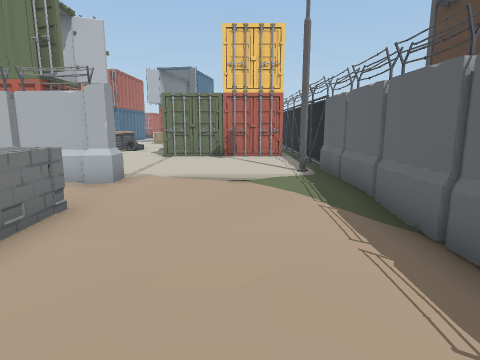
[1] (above)

24 first-person views from a walk through a 3-D level made in the Unity game engine. The camera is 1.4 m above the floor, tilts 10° down and sees 75° across. The floor is counted in squares, 1 m on a side. Each view is taken from the middle of a square. On the plan, view 1 faces up. The plan holds only what a view shows up to about 14 squares ahead; the rest is blank. The place goes on beyond the plan. The player character is not drawn.

[2]
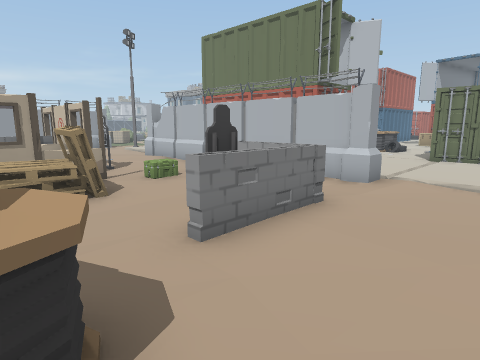

[3]
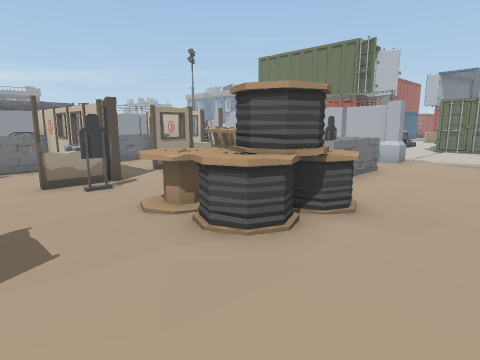

[4]
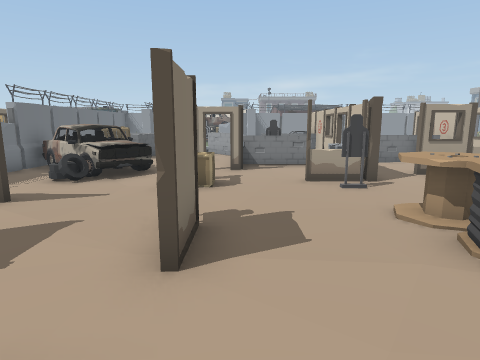

[5]
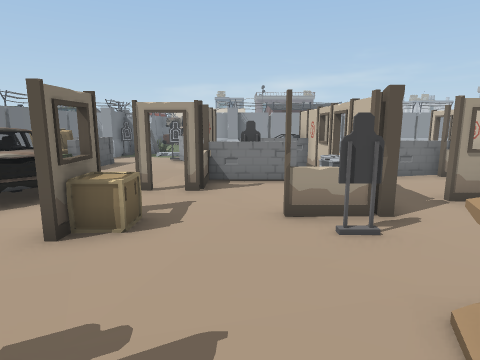

[6]
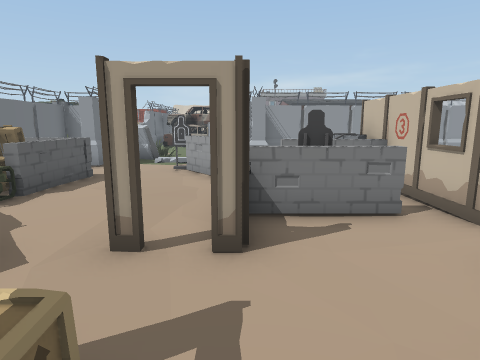

[7]
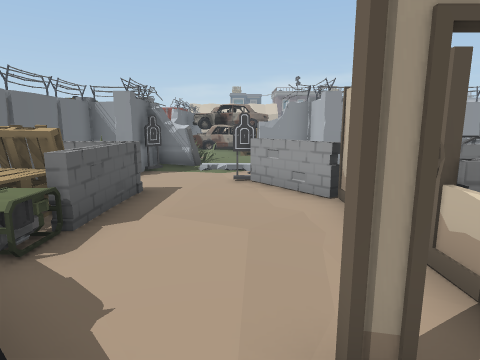

[8]
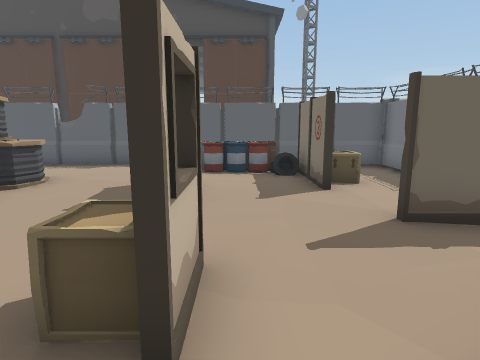

[9]
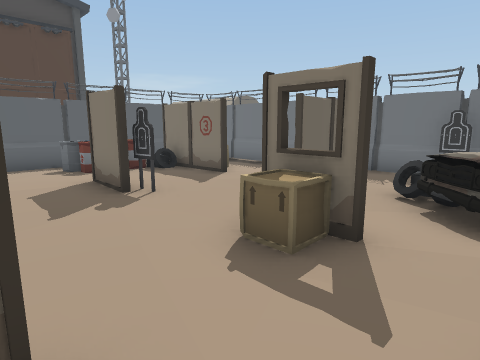

[10]
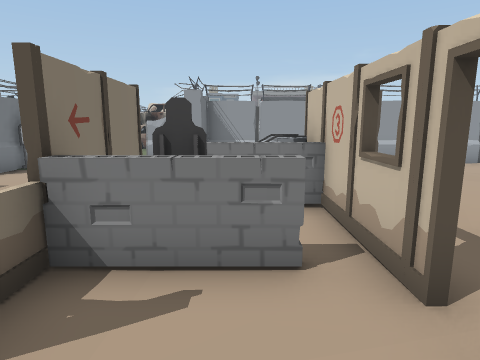

[11]
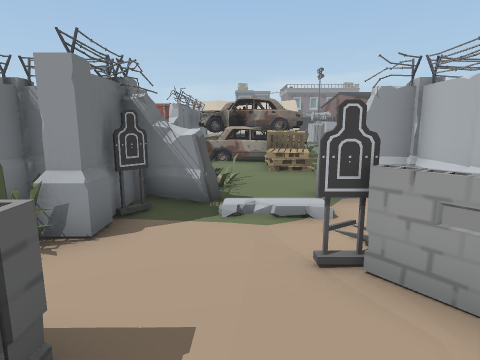

[12]
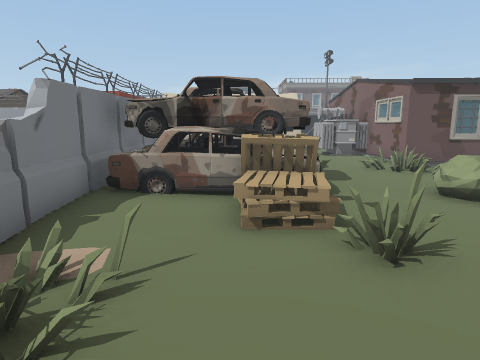

[13]
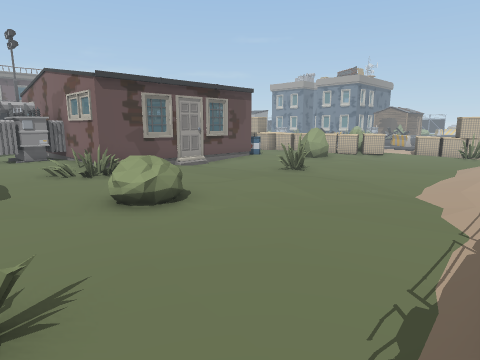

[14]
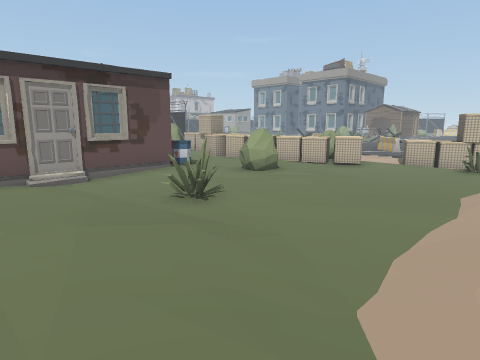

[15]
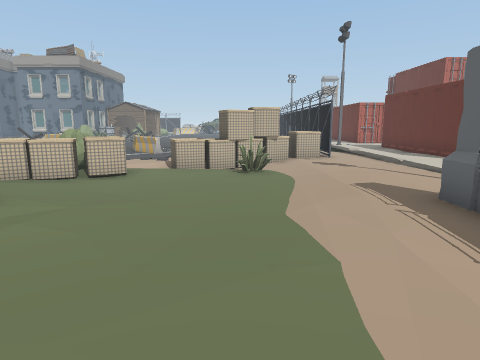

[16]
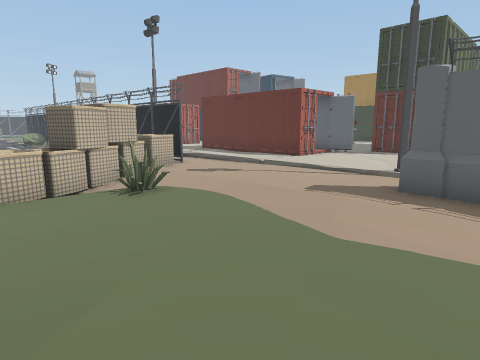

[17]
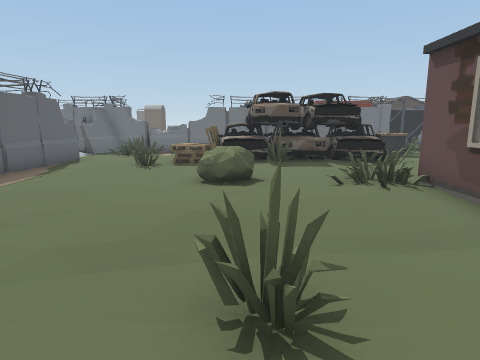

[18]
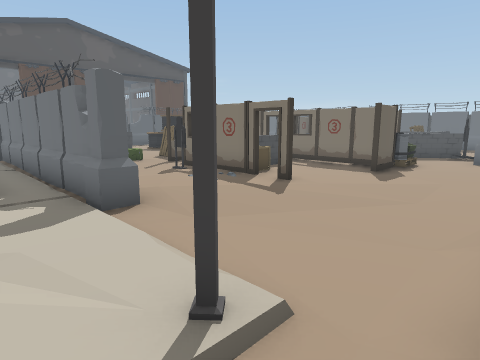

[19]
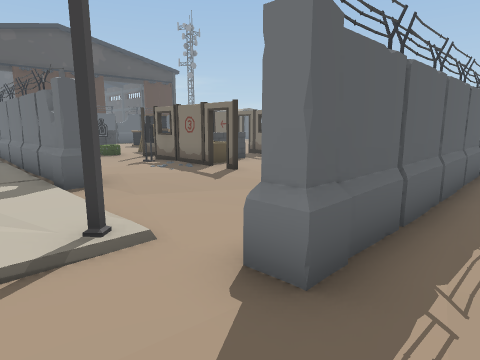

[20]
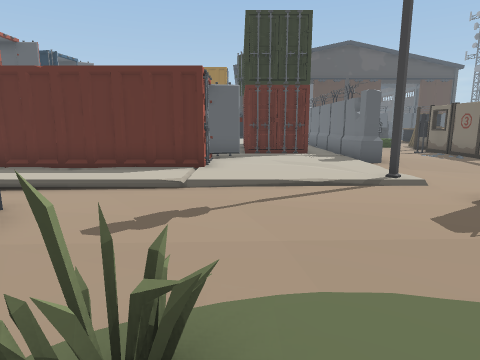

[21]
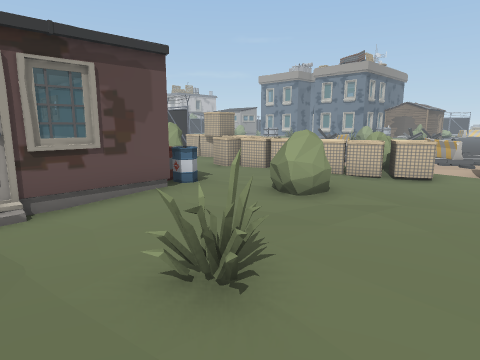

[22]
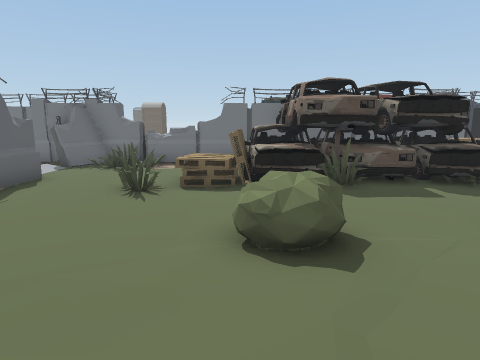

[23]
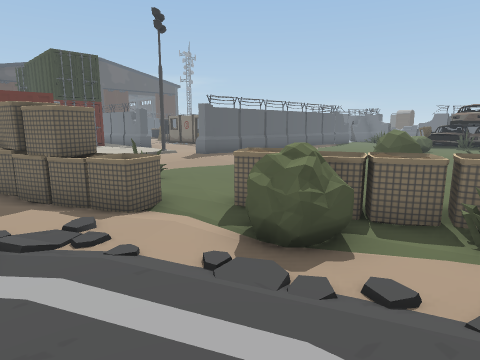

[24]
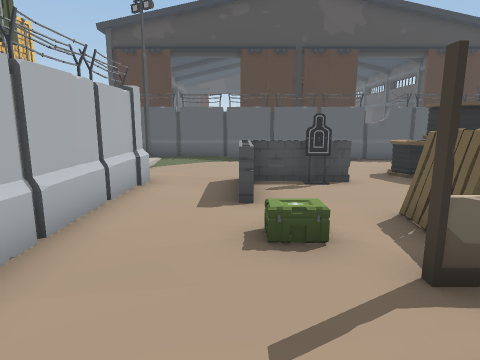

### Floor plan
Key: @ floor where view 1 was taken; # wall or solid block; x gap in a wall; . main floor; : floor 0.25 m higher than the main floor; - floor 0.25 m lower than the main floor; / step, stairs or slope; = window, fence, low wall or low ledge; ^ raised ledge; C container; F fence; P pallet; B barrel; R crate; A car; G generator; U building; S bush; I barrier; E barricade; O other object.
Columns run from 31 left of view 1 to 3 right of it. Each row starts with its distance up from view 1.
 17 . ..E.      F/.C
 16  ...-----IIIF/.C
 15 ...---IIIII../.C                  O
 14 .-SS--II--.../.C  C       :.  C   O
 13 --SSI---O-.....CC C.      ..CCCCCCF
 12 O-III-----........CCC      .......F
 11 IIII------.........C     C .......F
 10 I...------.........C     C ...... F
  9 .....-----....O........CCC  .... O#
  8 -..S..----........##########x.....#
  7 O..S...---..#.....................#
  6 B...-..---..#.....................#
  5  #--...---..#.............^^^.....#
  4  U---O----..#........O../...^.....#
  3  U--------..#....#RR##.#....O.....#
  2  U-......-..#......R=  #OO........#
  1  U..........#......^...#OO .......#
  0  #..........#...#.........  .OO@..#
 -1 UO..........#...#####x#....OOO....#
 -2 .....SS.....# ..PP....OB#O.OOO....#
 -3 ......--....# ..P^  ^...#.........#
 -4 ......--....##...  O^.........:.. #
 -5 AA.A//.-O...#...#####=............#
 -6 AAAAAAAO-...#./#=.....#.RR..O#.BB.#
 -7 AAAAAAAO...../.O...............BO #
 -8 AAAAAAA...... ........AA.......BB #
 -9  AAAAAA.....#....^^GGAAA.....#R#  #
-10 #########O###O#..=OGGAAAO.#...R   #
-11 OO     #    #.O  =OO AA...#  .....#
-12             ############O##  ######
-13 OO                    #

Where each view was taken, in squares from view 1:
view 1: 0 up, 0 right, facing up
view 2: 0 up, 0 right, facing up-left
view 3: 5 down, 1 right, facing up-left
view 4: 5 down, 1 right, facing left
view 5: 4 down, 2 left, facing left
view 6: 5 down, 6 left, facing left
view 7: 7 down, 8 left, facing left
view 8: 7 down, 9 left, facing right
view 9: 3 down, 9 left, facing down-right
view 10: 3 down, 8 left, facing left
view 11: 8 down, 13 left, facing left
view 12: 7 down, 19 left, facing left
view 13: 5 down, 20 left, facing up-left
view 14: 0 up, 21 left, facing up-left
view 15: 3 up, 23 left, facing up
view 16: 6 up, 26 left, facing up-right
view 17: 6 up, 26 left, facing down
view 18: 10 up, 19 left, facing down-right
view 19: 10 up, 21 left, facing down-right
view 20: 12 up, 24 left, facing right
view 21: 2 up, 24 left, facing up-left
view 22: 2 up, 25 left, facing down
view 23: 17 up, 31 left, facing down-right
view 24: 5 up, 11 left, facing right
